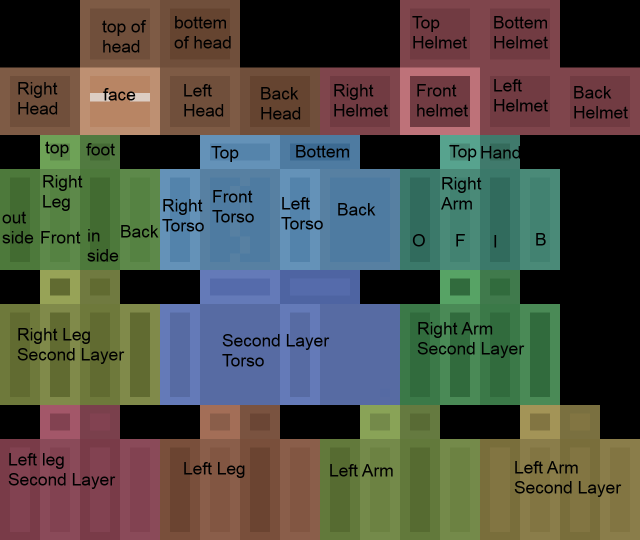
#> input picture resources/226-2260717_template-and-full-guide-for-minecraft-skin-png.png, 1280 x 1080 px (shown at 1/2 size); its folder holds 2 pictures in this run
$ python postprocess.py resources
#> lines starting #> are read from the running program, lines starting #| are printed output that depends on the picture; after the words box and inside, x2 and y2 are one past the last pixel; in counts of white or black regions, pixels touching at a corner belong together
# Preprocessing operations on the skins generated by DALL-E
import cv2, os, sys

def clearWhiteZones(skin):
  """
  Clears the zones that are supposed to be white from the skin.
  @param skin: The skin image to be cleared in opencv format.
  """
  whiteZones = [
    [[0,8], [0,8]],     # Top left corner
    [[0,8], [56,64]],   # Top right corner
    [[0,8], [24,40]],   # Top middle space
    [[16,20], [0,4]],   # Mid left space 1
    [[32,36], [0,4]],   # Mid left space 2
    [[48,52], [0,4]],   # Mid left space 3
    [[16,20], [52,56]], # Mid right space 1
    [[32,36], [52,56]], # Mid right space 2
    [[16,20], [12,20]], # Middle space 1
    [[16,20], [36,44]], # Middle space 2
    [[32,36], [12,20]], # Middle space 3
    [[32,36], [36,44]], # Middle space 4
    [[48,52], [12,20]], # Middle space 5
    [[48,52], [28,36]], # Middle space 6
    [[48,52], [44,52]], # Middle space 7
    [[16,48], [56,60]], # Big right space 1
    [[16,52], [60,64]]  # Big right space 2
  ]

  for zone in whiteZones:
    skin[zone[0][0]:zone[0][1], zone[1][0]:zone[1][1]] = [0, 0, 0, 0]

def removeBodyTransparency(skin):
  """
  Removes the transparency of the body (first layer) from the skin.
  @param skin: The skin image to be cleared in opencv format.
  """
  body = [
    [[0,8], [8,24]],    # Top and bottom head
    [[8,16], [0,32]],   # Head sides
    [[16,20], [4,12]],  # Top and bottom right leg
    [[16,20], [20,36]], # Top and bottom torso
    [[16,20], [44,52]], # Top and bottom right arm
    [[20,32], [0,56]],  # Right leg, torso and right arm sides
    [[48,52], [20,28]], # Top and bottom left leg
    [[48,52], [36,44]], # Top and bottom left arm
    [[52,64], [16,48]]  # Left leg, torso and left arm sides
  ]

  for zone in body:
    for x in range(zone[1][0], zone[1][1]):
      for y in range(zone[0][0], zone[0][1]):
        skin[y, x][3] = 255

def setBinaryTransparency(skin):
  """
  Sets the skin's second layer transparency to be either 0 or 255.
  @param skin: The skin image to be cleared in opencv format.
  """
  for x in range(0, 64):
    for y in range(0, 64):
      if skin[y, x][3] >= 200:
        skin[y, x][3] = 255
      else:
        skin[y, x][3] = 0

def postprocess(skin_dir):
  """
  Main function, calls the other functions to postprocess the skins in the specified folder.
  @param skin_dir: The directory containing the skins to be postprocessed (they will be saved there).
  """
#> called with skin_dir = 'resources'
  print("Postprocessing files in " + skin_dir)
  for file in os.listdir(skin_dir):
    if file.endswith('.png'):
      skin = cv2.imread(skin_dir + '/' + file, cv2.IMREAD_UNCHANGED)
#> skin is the input picture: shape (1080, 1280, 4); mean B, G, R, A 71.2, 80.8, 79.4, 203.1
      # Postprocessing operations
      clearWhiteZones(skin)
      removeBodyTransparency(skin)
#> after the loop in removeBodyTransparency, `for zone in body:`:
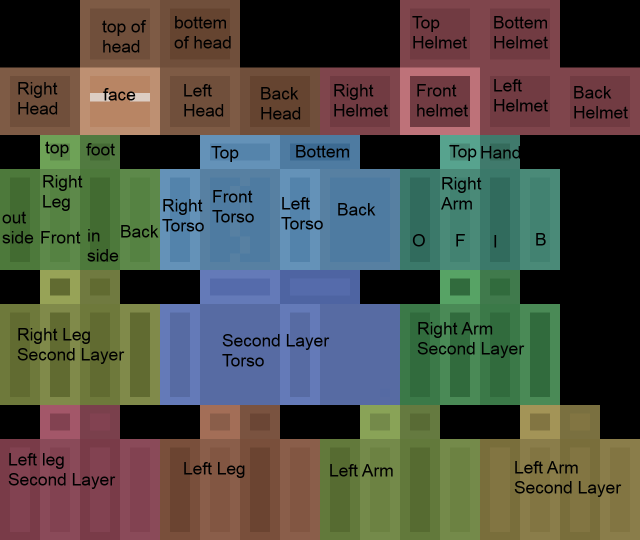
#> skin: shape (1080, 1280, 4) (shown at 1/2 size); 0.12% of pixels changed, all inside (x1, y1, x2, y2) = (0, 0, 56, 64)
      setBinaryTransparency(skin)
      # Save the skin
      cv2.imwrite(skin_dir + '/' + file, skin)
#> pass 2 of the loop in postprocess, `for file in os.listdir(skin_dir):`:
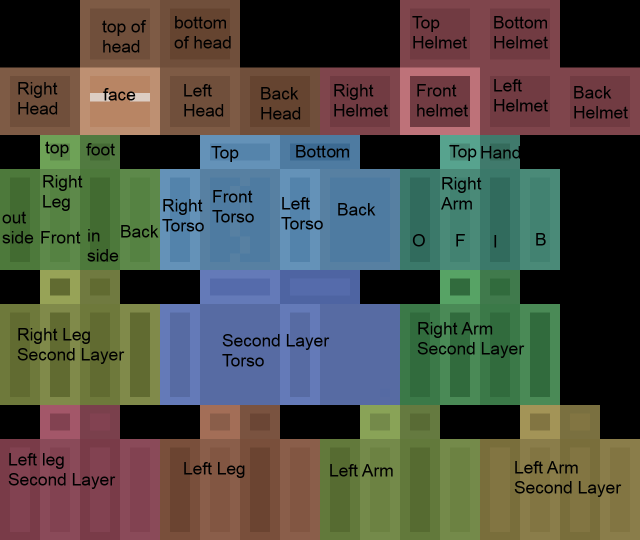
#> input picture resources/template.png, 1280 x 1080 px (shown at 1/2 size)
#> in postprocess, skin is the input picture: shape (1080, 1280, 4); mean B, G, R, A 71.2, 80.8, 79.4, 203.1
#> after the loop in removeBodyTransparency (call 2), `for zone in body:`:
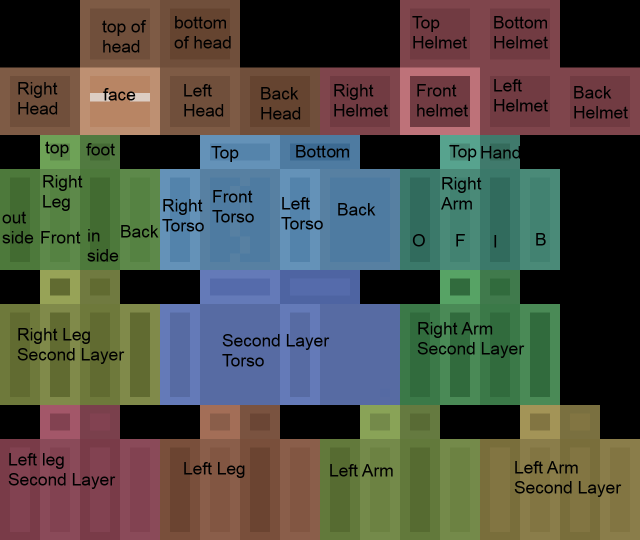
#> skin: shape (1080, 1280, 4) (shown at 1/2 size); 0.12% of pixels changed, all inside (x1, y1, x2, y2) = (0, 0, 56, 64)

if __name__ == '__main__':
  if len(sys.argv) == 2:
    postprocess(sys.argv[1])
  else:
    print("Incorrect number of arguments.")
    sys.exit(1)
